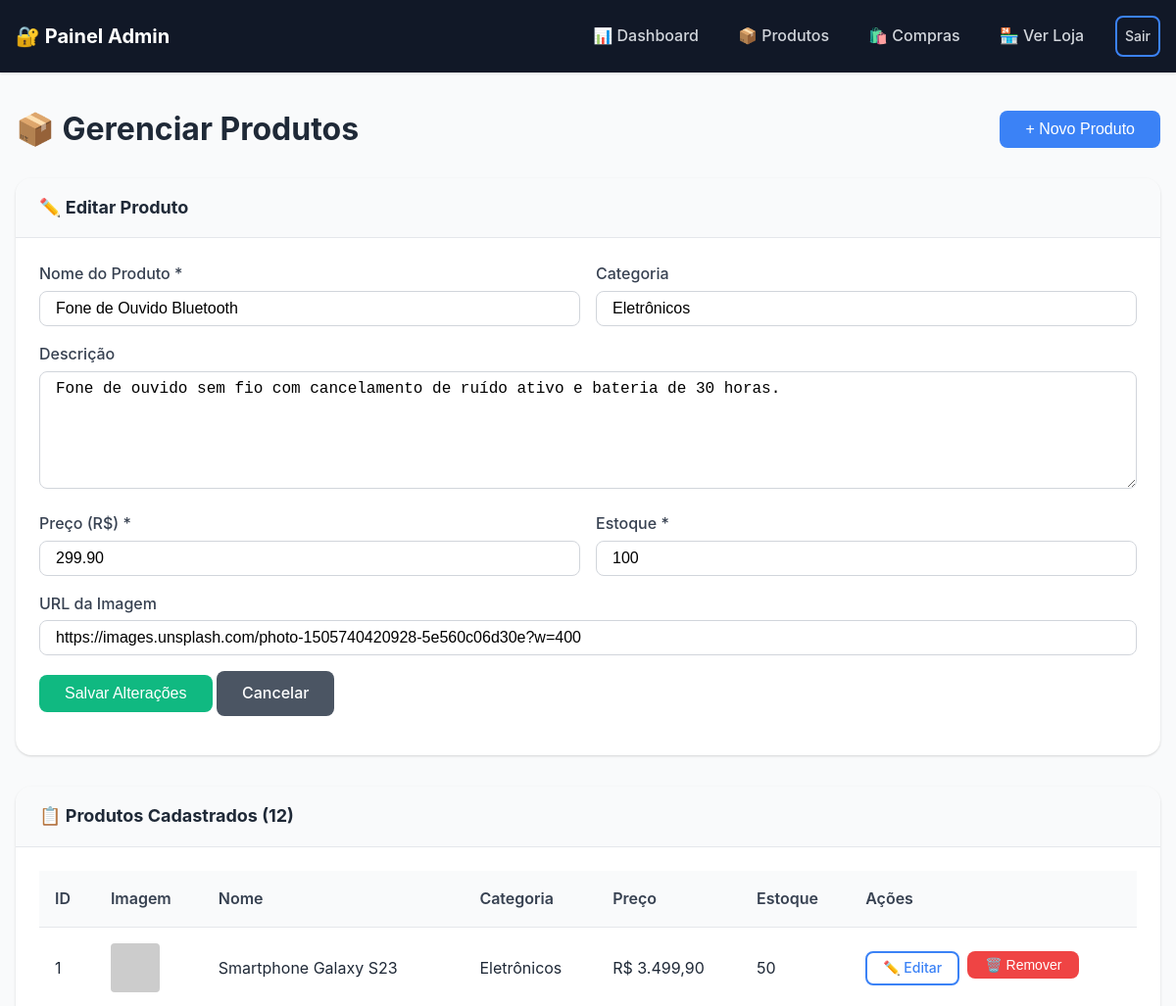
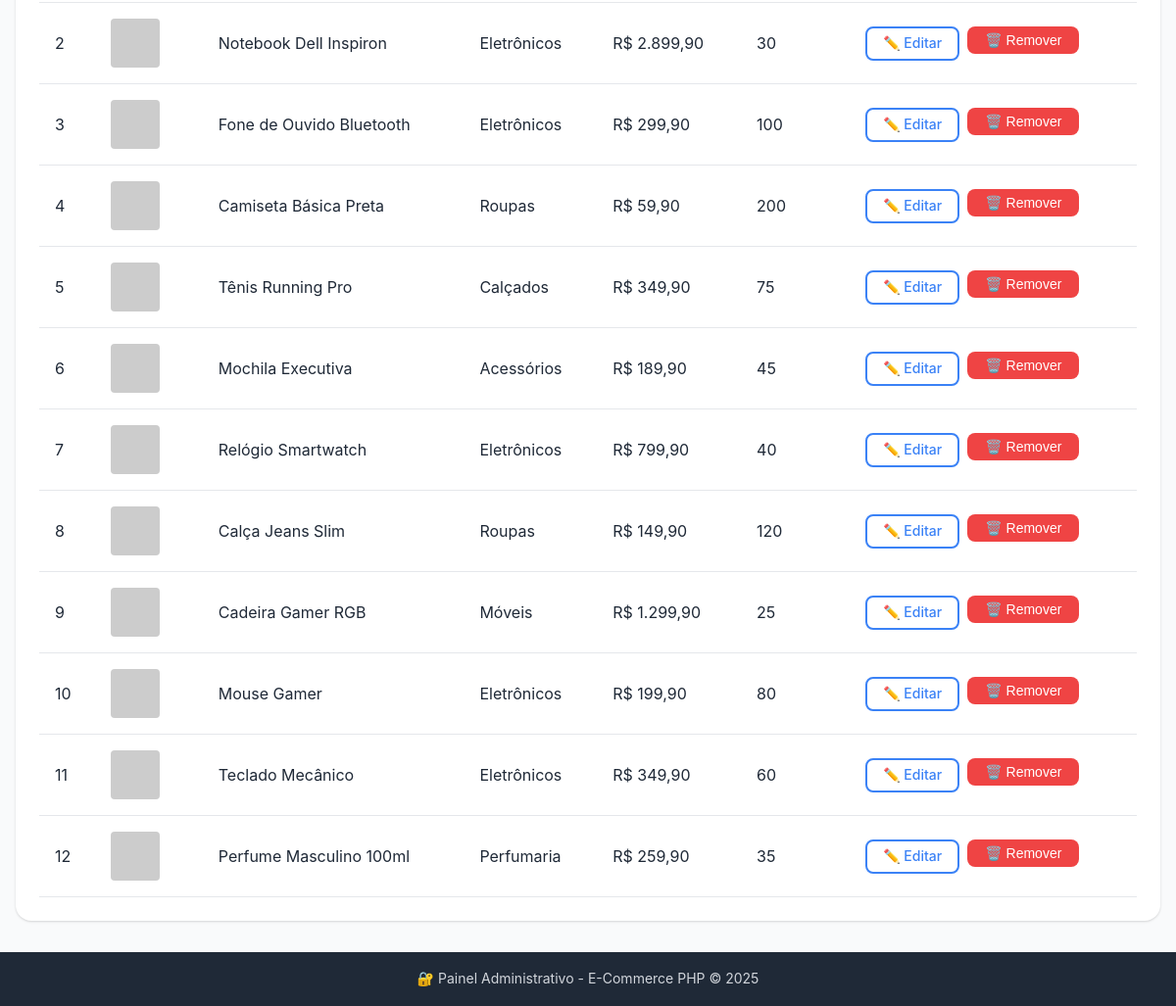
Page /admin/produtos.php?editar=3 (signed in) on the committed database (2 pictures, top to bottom).
### tables this page shows
CREATE TABLE IF NOT EXISTS produtos (
    id INT AUTO_INCREMENT PRIMARY KEY,
    nome VARCHAR(200) NOT NULL,
    descricao TEXT,
    preco DECIMAL(10, 2) NOT NULL,
    estoque INT NOT NULL DEFAULT 0,
    categoria VARCHAR(50),
    imagem VARCHAR(500),
    ativo TINYINT(1) DEFAULT 1,
    data_cadastro TIMESTAMP DEFAULT CURRENT_TIMESTAMP,
    INDEX idx_categoria (categoria),
    INDEX idx_ativo (ativo)
);

### includes/functions.php (called while the page is built, shortened)
<?php
function escape($string) {
    return htmlspecialchars($string, ENT_QUOTES, 'UTF-8');
}
function formatMoney($value) {
    return 'R$ ' . number_format($value, 2, ',', '.');
}

### admin/produtos.php (the view, shortened to what this page needs)
<?php
require_once '../includes/functions.php';
$pdo = getConnection();
$editando = false;
$produtoEdit = null;
if (isset($_GET['editar'])) {
    $id = (int) $_GET['editar'];
    $stmt = $pdo->prepare("SELECT * FROM produtos WHERE id = ?");
    $stmt->execute([$id]);
    $produtoEdit = $stmt->fetch();
    if ($produtoEdit) {
        $editando = true;
    }
}
$produtos = $pdo->query("SELECT * FROM produtos WHERE ativo = 1 ORDER BY data_cadastro DESC")->fetchAll();
include 'includes/admin_header.php';
?>
<div class="admin-actions">
    <h1>📦 Gerenciar Produtos</h1>
    <button type="button" class="btn btn-primary" onclick="document.getElementById('formProduto').scrollIntoView({behavior: 'smooth'})">
        + Novo Produto
    </button>
</div>
<div class="card mb-2" id="formProduto">
    <div class="card-header">
        <h3><?php echo $editando ? '✏️ Editar Produto' : '➕ Novo Produto'; ?></h3>
    </div>
    <div class="card-body">
        <form method="POST" action="">
            <div class="form-row">
                <div class="form-group" style="flex: 2;">
                    <label for="nome" class="form-label">Nome do Produto *</label>
                    <input type="text"
                           id="nome"
                           name="nome"
                           class="form-control"
                           value="<?php echo $editando ? escape($produtoEdit['nome']) : ''; ?>"
                           required>
                </div>
                <div class="form-group" style="flex: 1;">
                    <label for="categoria" class="form-label">Categoria</label>
                    <input type="text"
                           id="categoria"
                           name="categoria"
                           class="form-control"
                           list="categorias"
                           value="<?php echo $editando ? escape($produtoEdit['categoria']) : ''; ?>">
                </div>
            </div>
            <div class="form-group">
                <label for="descricao" class="form-label">Descrição</label>
                <textarea id="descricao"
                          name="descricao"
                          class="form-control"
                          rows="3"><?php echo $editando ? escape($produtoEdit['descricao']) : ''; ?></textarea>
            </div>
            <div class="form-row">
                <div class="form-group">
                    <label for="preco" class="form-label">Preço (R$) *</label>
                    <input type="number"
                           id="preco"
                           name="preco"
                           class="form-control"
                           step="0.01"
                           min="0"
                           value="<?php echo $editando ? $produtoEdit['preco'] : ''; ?>"
                           required>
                </div>
                <div class="form-group">
                    <label for="estoque" class="form-label">Estoque *</label>
                    <input type="number"
                           id="estoque"
                           name="estoque"
                           class="form-control"
                           min="0"
                           value="<?php echo $editando ? $produtoEdit['estoque'] : '0'; ?>"
                           required>
                </div>
            </div>
            <div class="form-group">
                <label for="imagem" class="form-label">URL da Imagem</label>
                <input type="url"
                       id="imagem"
                       name="imagem"
                       class="form-control"
                       placeholder="https://exemplo.com/imagem.jpg"
                       value="<?php echo $editando ? escape($produtoEdit['imagem']) : ''; ?>">
            </div>
            <div class="form-group">
                <button type="submit" class="btn btn-success">
                    <?php echo $editando ? 'Salvar Alterações' : 'Cadastrar Produto'; ?>
                </button>
                <?php if ($editando): ?>
                    <a href="produtos.php" class="btn btn-secondary">Cancelar</a>
                <?php endif; ?>
            </div>
        </form>
    </div>
</div>
<div class="card">
    <div class="card-header">
        <h3>📋 Produtos Cadastrados (<?php echo count($produtos); ?>)</h3>
    </div>
    <div class="card-body">
        <?php if (empty($produtos)): ?>
            <p class="text-muted text-center">Nenhum produto cadastrado</p>
        <?php else: ?>
            <div class="table-responsive">
                <table class="table">
                    <thead>
                        <tr>
                            <th>ID</th>
                            <th>Imagem</th>
                            <th>Nome</th>
                            <th>Categoria</th>
                            <th>Preço</th>
                            <th>Estoque</th>
                            <th>Ações</th>
                        </tr>
                    </thead>
                    <tbody>
                        <?php foreach ($produtos as $produto): ?>
                            <tr>
                                <td><?php echo $produto['id']; ?></td>
                                <td>
                                    <img src="<?php echo escape($produto['imagem']); ?>"
                                         alt="<?php echo escape($produto['nome']); ?>"
                                         style="width: 50px; height: 50px; object-fit: cover; border-radius: 4px;"
                                         onerror="this.src='https://via.placeholder.com/50x50?text=Img'">
                                </td>
                                <td><?php echo escape($produto['nome']); ?></td>
                                <td><?php echo escape($produto['categoria']); ?></td>
                                <td><?php echo formatMoney($produto['preco']); ?></td>
                                <td>
                                    <span class="<?php echo $produto['estoque'] < 5 ? ($produto['estoque'] == 0 ? 'text-danger' : 'text-warning') : ''; ?>">
                                        <?php echo $produto['estoque']; ?>
                                    </span>
                                </td>
                                <td>
                                    <div class="table-actions">
                                        <a href="produtos.php?editar=<?php echo $produto['id']; ?>"
                                           class="btn btn-sm btn-outline">
                                            ✏️ Editar
                                        </a>
                                        <form method="POST" style="display: inline;"
                                              onsubmit="return confirm('Tem certeza que deseja remover este produto?')">
                                            <button type="submit" class="btn btn-sm btn-danger">
                                                🗑️ Remover
                                            </button>
                                        </form>
                                    </div>
                                </td>
                            </tr>
                        <?php endforeach; ?>
                    </tbody>
                </table>
            </div>
        <?php endif; ?>
    </div>
</div>
<?php include 'includes/admin_footer.php'; ?>

### css/style.css (style rules this page uses)
:root { --primary-color: #3b82f6; --primary-hover: #2563eb; --secondary-color: #6366f1; --success-color: #10b981; --warning-color: #f59e0b; --danger-color: #ef4444; --info-color: #06b6d4; --white: #ffffff; --gray-50: #f9fafb; --gray-100: #f3f4f6; --gray-200: #e5e7eb; --gray-300: #d1d5db; --gray-400: #9ca3af; --gray-500: #6b7280; --gray-600: #4b5563; --gray-700: #374151; --gray-800: #1f2937; --gray-900: #111827; --font-family: -apple-system, BlinkMacSystemFont, 'Segoe UI', Roboto, Oxygen, Ubuntu, sans-serif; --font-size-xs: 0.75rem; --font-size-sm: 0.875rem; --font-size-base: 1rem; --font-size-lg: 1.125rem; --font-size-xl: 1.25rem; --font-size-2xl: 1.5rem; --font-size-3xl: 1.875rem; --spacing-xs: 0.25rem; --spacing-sm: 0.5rem; --spacing-md: 1rem; --spacing-lg: 1.5rem; --spacing-xl: 2rem; --spacing-2xl: 3rem; --border-radius-sm: 0.25rem; --border-radius: 0.5rem; --border-radius-lg: 1rem; --border-radius-full: 9999px; --shadow-sm: 0 1px 2px 0 rgba(0, 0, 0, 0.05); --shadow: 0 1px 3px 0 rgba(0, 0, 0, 0.1), 0 1px 2px 0 rgba(0, 0, 0, 0.06); --shadow-md: 0 4px 6px -1px rgba(0, 0, 0, 0.1), 0 2px 4px -1px rgba(0, 0, 0, 0.06); --shadow-lg: 0 10px 15px -3px rgba(0, 0, 0, 0.1), 0 4px 6px -2px rgba(0, 0, 0, 0.05); --transition-fast: 150ms ease; --transition: 300ms ease; }
*, *::before, *::after { box-sizing: border-box; margin: 0; padding: 0; }
html { scroll-behavior: smooth; }
body { font-family: var(--font-family); font-size: var(--font-size-base); line-height: 1.6; color: var(--gray-800); background-color: var(--gray-50); min-height: 100vh; display: flex; flex-direction: column; }
img { max-width: 100%; height: auto; display: block; }
a { color: var(--primary-color); text-decoration: none; transition: color var(--transition-fast); }
.btn { display: inline-flex; align-items: center; justify-content: center; gap: var(--spacing-sm); padding: var(--spacing-sm) var(--spacing-lg); font-size: var(--font-size-base); font-weight: 500; border-radius: var(--border-radius); border: 2px solid transparent; cursor: pointer; transition: all var(--transition-fast); text-decoration: none; }
.btn-sm { padding: var(--spacing-xs) var(--spacing-md); font-size: var(--font-size-sm); }
.btn-primary { background: var(--primary-color); color: var(--white); }
.btn-secondary { background: var(--gray-600); color: var(--white); }
.btn-success { background: var(--success-color); color: var(--white); }
.btn-danger { background: var(--danger-color); color: var(--white); }
.btn-outline { background: transparent; border-color: var(--primary-color); color: var(--primary-color); }
.form-group { margin-bottom: var(--spacing-md); }
.form-label { display: block; margin-bottom: var(--spacing-xs); font-weight: 500; color: var(--gray-700); }
.form-control { width: 100%; padding: var(--spacing-sm) var(--spacing-md); font-size: var(--font-size-base); border: 1px solid var(--gray-300); border-radius: var(--border-radius); background: var(--white); transition: border-color var(--transition-fast), box-shadow var(--transition-fast); }
.form-control::placeholder { color: var(--gray-400); }
.form-row { display: grid; grid-template-columns: repeat(auto-fit, minmax(200px, 1fr)); gap: var(--spacing-md); }
textarea.form-control { min-height: 120px; resize: vertical; }
.card { background: var(--white); border-radius: var(--border-radius-lg); box-shadow: var(--shadow); overflow: hidden; }
.card-header { padding: var(--spacing-md) var(--spacing-lg); border-bottom: 1px solid var(--gray-200); background: var(--gray-50); }
.card-header h2, .card-header h3 { margin: 0; font-size: var(--font-size-lg); }
.card-body { padding: var(--spacing-lg); }
.table-responsive { overflow-x: auto; }
.table { width: 100%; border-collapse: collapse; background: var(--white); }
.table th, .table td { padding: var(--spacing-md); text-align: left; border-bottom: 1px solid var(--gray-200); }
.table th { background: var(--gray-50); font-weight: 600; color: var(--gray-700); }
.table-actions { display: flex; gap: var(--spacing-sm); }
.admin-actions { display: flex; justify-content: space-between; align-items: center; margin-bottom: var(--spacing-lg); }
.mb-2 { margin-bottom: var(--spacing-xl); }

### rows in the picture
produtos: nome "Fone de Ouvido Bluetooth", categoria "Eletrônicos", descricao "Fone de ouvido sem fio com cancelamento de ruído ativo e bateria de 30 horas.", preco "299.90", estoque "100", imagem "https://images.unsplash.com/photo-1505740420928-5e560c06d30e?w=400", id "3", preco "R$ 299,90"
produtos: id "1", nome "Smartphone Galaxy S23", categoria "Eletrônicos", preco "R$ 3.499,90", estoque "50"
produtos: id "2", nome "Notebook Dell Inspiron", categoria "Eletrônicos", preco "R$ 2.899,90", estoque "30"
produtos: id "4", nome "Camiseta Básica Preta", categoria "Roupas", preco "R$ 59,90", estoque "200"
produtos: id "5", nome "Tênis Running Pro", categoria "Calçados", preco "R$ 349,90", estoque "75"
produtos: id "6", nome "Mochila Executiva", categoria "Acessórios", preco "R$ 189,90", estoque "45"
produtos: id "7", nome "Relógio Smartwatch", categoria "Eletrônicos", preco "R$ 799,90", estoque "40"
produtos: id "8", nome "Calça Jeans Slim", categoria "Roupas", preco "R$ 149,90", estoque "120"
produtos: id "9", nome "Cadeira Gamer RGB", categoria "Móveis", preco "R$ 1.299,90", estoque "25"
produtos: id "10", nome "Mouse Gamer", categoria "Eletrônicos", preco "R$ 199,90", estoque "80"
produtos: id "11", nome "Teclado Mecânico", categoria "Eletrônicos", preco "R$ 349,90", estoque "60"
produtos: id "12", nome "Perfume Masculino 100ml", categoria "Perfumaria", preco "R$ 259,90", estoque "35"

### other values in the picture
count($produtos) "12"
